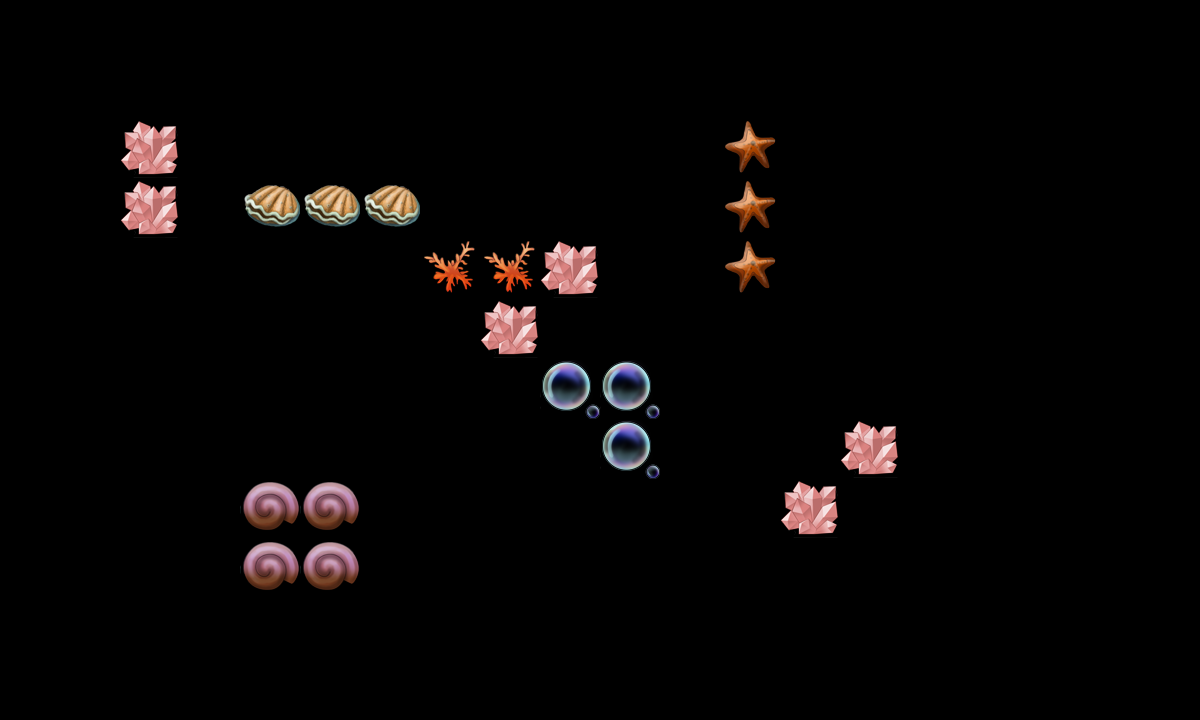

The image is a tile-based game level rendered from a .tmx file. Its description and source (layers, tilesets, objects; grid data summarised) follow:
An orthogonal 20x12 tile map with 60x60 px tiles, 2 tile layers (canDes, cannotDes) and 33 objects (re3, re1, re2, tankpoint, re4, ...).

<map version="1.0" orientation="orthogonal" width="20" height="12" tilewidth="60" tileheight="60">
 <tileset firstgid="1" name="tmw_desert_spacing" tilewidth="60" tileheight="60">
  <image source="tmw_desert_spacing.png" width="480" height="300" />
  <tile id="30">
   <properties>
    <property name="canDes" value="1" />
   </properties>
  </tile>
 </tileset>
 <layer name="canDes" width="20" height="12">
  <data>[240 cells, 15 non-empty, 5 distinct tile ids]</data>
 </layer>
 <layer name="cannotDes" width="20" height="12">
  <data>[240 cells, 6 non-empty, 1 distinct tile ids]</data>
 </layer>
 <objectgroup name="spawnPoints" width="20" height="12">
  <object name="re3" x="797" y="79" width="60" height="60" />
  <object name="re1" x="600" y="240" width="60" height="60" />
  <object name="re2" x="720" y="360" width="60" height="60" />
  <object name="tankpoint" x="480" y="600" width="60" height="60" />
  <object name="re4" x="300" y="60" width="60" height="60" />
  <object name="re5" x="815" y="297" width="60" height="60" />
  <object name="re6" x="480" y="60" width="60" height="60" />
  <object name="re7" x="824" y="544" width="60" height="60" />
  <object name="re8" x="333" y="389" width="59" height="60" />
 </objectgroup>
 <objectgroup name="roadPoints" width="20" height="12" visible="0">
  <object name="p3" x="598" y="242" width="60" height="60" />
  <object name="p4" x="602" y="58" width="60" height="60" />
  <object name="p1" x="302" y="240" width="60" height="60" />
  <object name="p2" x="302" y="598" width="60" height="60" />
 </objectgroup>
 <objectgroup name="bossPoint" width="20" height="12" visible="0">
  <object name="boss1" x="240" y="60" width="60" height="60" />
 </objectgroup>
 <objectgroup name="buildingPoint" width="20" height="12" visible="0">
  <object name="building1" x="998" y="266" width="60" height="60" />
 </objectgroup>
 <objectgroup name="endPoint" width="20" height="12">
  <object name="endpoint" x="420" y="300" width="60" height="60" />
 </objectgroup>
 <objectgroup name="morePoint" width="20" height="12">
  <object name="morepoint" x="240" y="240" width="60" height="60" />
 </objectgroup>
 <objectgroup name="minePoint" width="20" height="12">
  <object name="mine1" x="363" y="659" width="60" height="60" />
  <object name="mine2" x="362" y="599" width="60" height="60" />
  <object name="mine3" x="601" y="540" width="60" height="60" />
  <object name="mine4" x="361" y="541" width="60" height="60" />
  <object name="mine5" x="602" y="599" width="60" height="60" />
  <object name="mine6" x="360" y="479" width="60" height="60" />
  <object name="mine7" x="601" y="661" width="60" height="60" />
  <object name="mine8" x="600" y="480" width="60" height="60" />
  <object name="mine9" x="600" y="300" width="60" height="60" />
  <object name="mine10" x="240" y="300" width="60" height="60" />
  <object name="mine11" x="480" y="180" width="60" height="60" />
  <object name="mine12" x="900" y="180" width="60" height="60" />
  <object name="mine13" x="720" y="600" width="60" height="60" />
  <object name="mine14" x="901" y="419" width="60" height="60" />
  <object name="mine15" x="660" y="60" width="60" height="60" />
  <object name="mine16" x="120" y="540" width="60" height="60" />
 </objectgroup>
</map>
